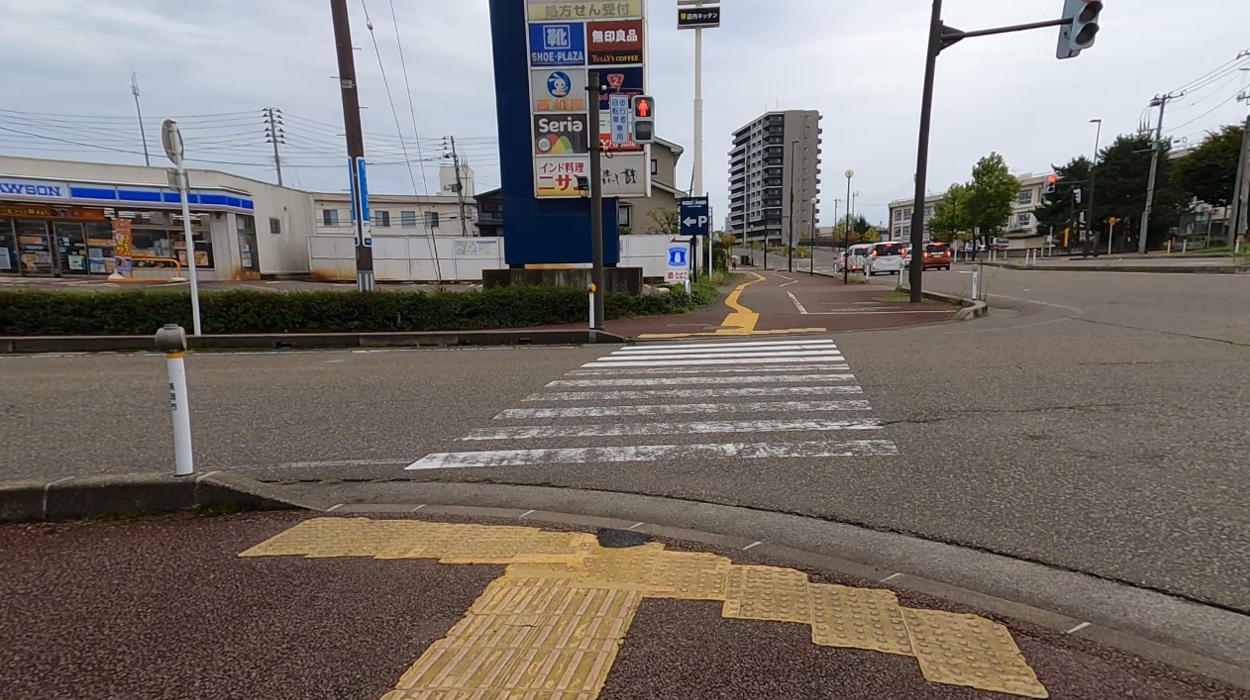
#> input picture Input/right1.png, 1250 x 700 px, found by its file name
$ python foe_seg.py
#> lines starting #> are read from the running program, lines starting #| are printed output that depends on the picture
import cv2
import numpy as np
import os

# ========= 設定 =========
IMG1_PATH = "Input/right1.png"
IMG2_PATH = "Input/right2.png"
OUTPUT_PATH = "Output/region_foe_result.png"

N_SUPERPIXELS = 400
MIN_POINTS = 25
STEP = 10


# ========= FOE 推定 (RANSAC) =========
def estimate_foe_ransac(points, flows, iterations=300, threshold=4.0):
    if len(points) < MIN_POINTS:
        return None

    lines = []
    for p, v in zip(points, flows):
        if np.linalg.norm(v) < 0.5:
            continue
        lines.append((p.astype(np.float64), v.astype(np.float64)))

    if len(lines) < MIN_POINTS:
        return None

    best_inliers = []
    best_point = None
    L = len(lines)

    for _ in range(iterations):
        i1, i2 = np.random.choice(L, 2, replace=False)
        p1, v1 = lines[i1]
        p2, v2 = lines[i2]

        A = np.array([[v1[0], -v2[0]],
                      [v1[1], -v2[1]]], dtype=np.float64)
        b = p2 - p1

        if np.linalg.matrix_rank(A) < 2:
            continue

        try:
            t = np.linalg.solve(A, b)
        except:
            continue

        foe = p1 + t[0] * v1

        inliers = []
        for p, v in lines:
            diff = foe - p
            cross = v[0] * diff[1] - v[1] * diff[0]
            dist = abs(cross) / (np.linalg.norm(v) + 1e-6)
            if dist < threshold:
                inliers.append((p, v))

        if len(inliers) > len(best_inliers):
            best_inliers = inliers
            best_point = foe

    return best_point


# ========= メイン =========
img1 = cv2.imread(IMG1_PATH)
#> img1 is the input picture: shape (700, 1250, 3); mean B, G, R 108.9, 114, 120.9
img2 = cv2.imread(IMG2_PATH)
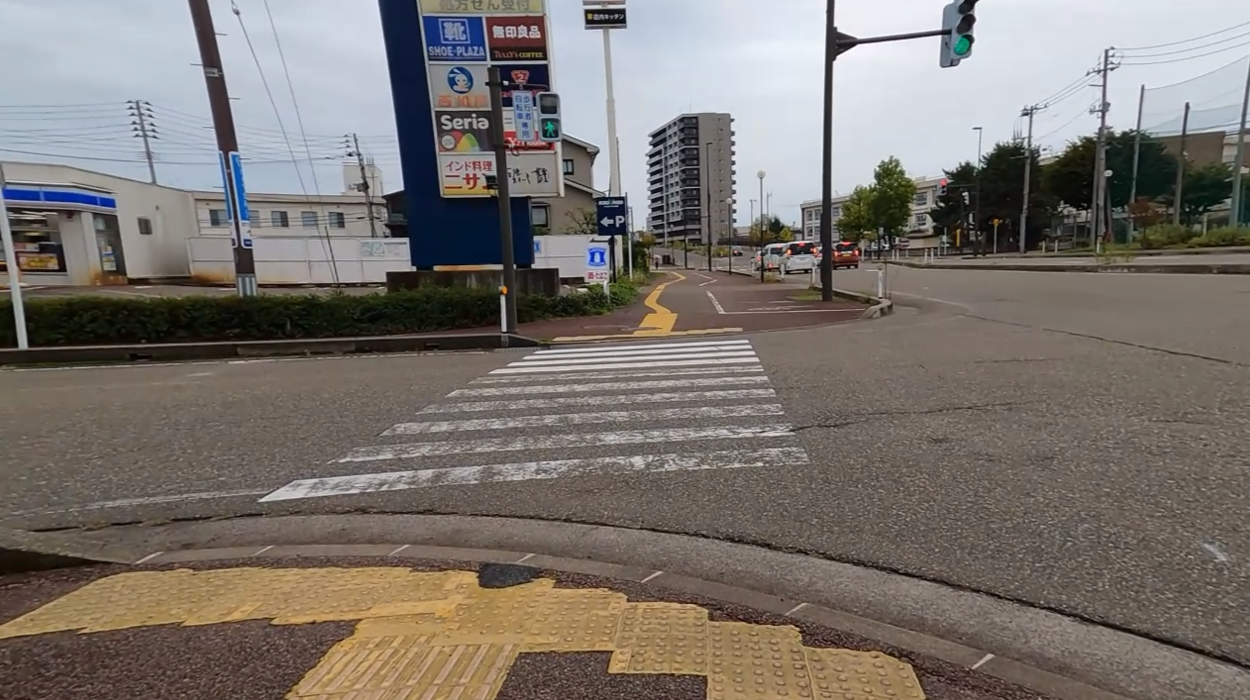
#> input picture Input/right2.png, 1250 x 700 px, found by its file name
#> img2 is the input picture: shape (700, 1250, 3); mean B, G, R 110.7, 116.1, 122.6

if img1 is None or img2 is None:
    raise RuntimeError("画像を読み込めません")

h, w = img1.shape[:2]
#> h = 700; w = 1250

gray1 = cv2.cvtColor(img1, cv2.COLOR_BGR2GRAY)
gray2 = cv2.cvtColor(img2, cv2.COLOR_BGR2GRAY)
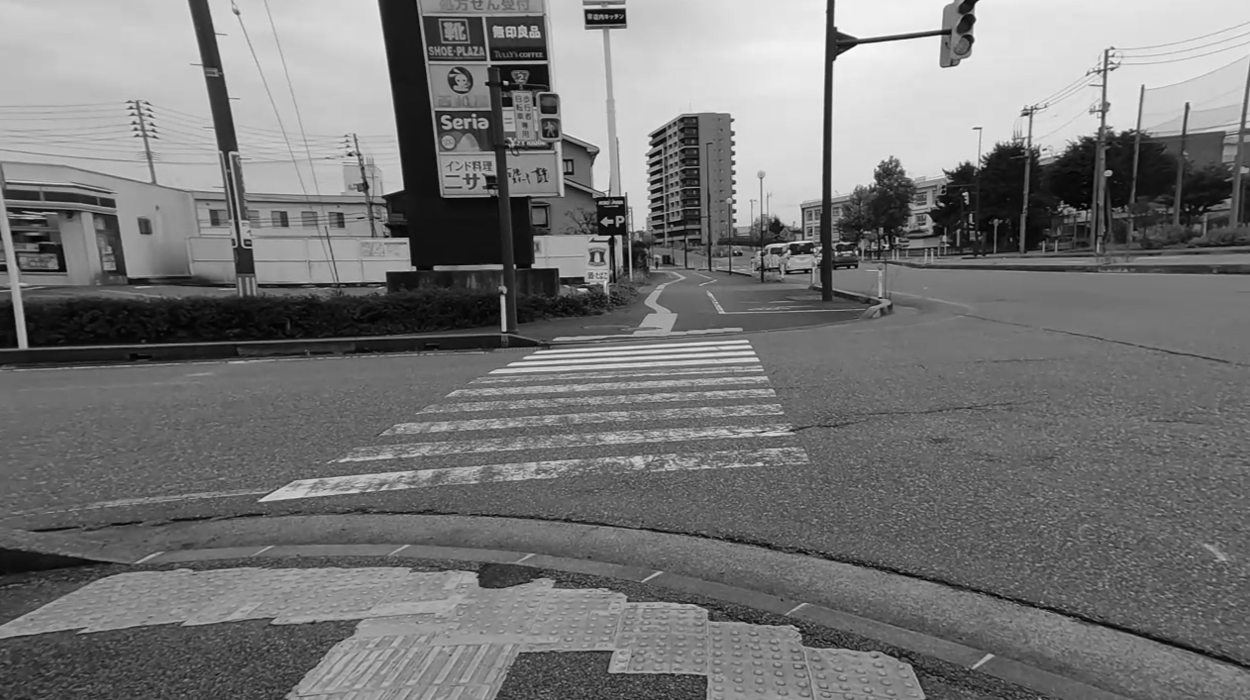
#> gray2: shape (700, 1250); min 0, max 254, mean 117.5

# ===== Optical Flow =====
flow = cv2.calcOpticalFlowFarneback(
    gray1, gray2, None,
    0.5, 3, 15, 3, 5, 1.2, 0
)

# ===== SLIC Superpixel =====
region_size = int(np.sqrt(h * w / N_SUPERPIXELS))
#> region_size = 46
slic = cv2.ximgproc.createSuperpixelSLIC(
    img2, algorithm=cv2.ximgproc.SLICO,
    region_size=region_size, ruler=10.0
)
slic.iterate(10)

labels = slic.getLabels()
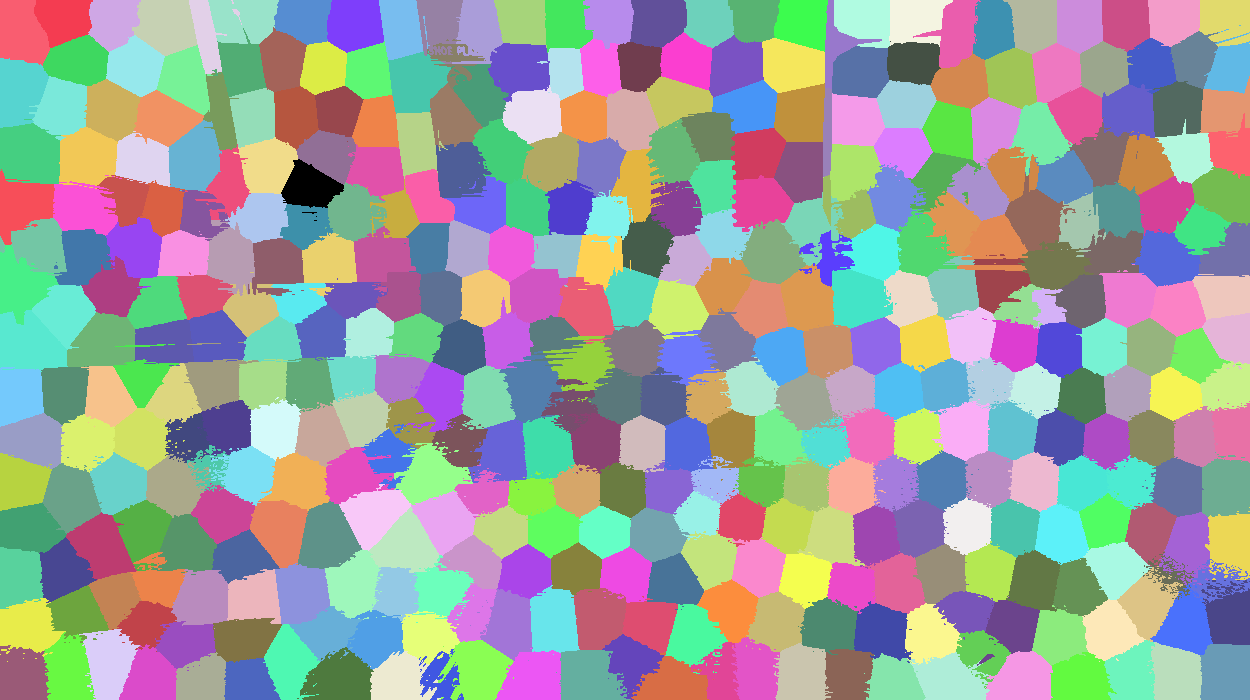
#> labels: shape (700, 1250) int32; 405 distinct labels, from 0 to 404; one colour per label, 0 black
num_labels = slic.getNumberOfSuperpixels()
#> num_labels = 405

vis = img2.copy()

# ===== SuperpixelごとのFOE =====
for label in range(num_labels):
    mask = (labels == label)
    ys, xs = np.where(mask)

    pts = []
    vecs = []

    for y, x in zip(ys[::STEP], xs[::STEP]):
        fx, fy = flow[y, x]
        if abs(fx) + abs(fy) < 0.5:
            continue
        pts.append([x, y])
        vecs.append([fx, fy])

    if len(pts) < MIN_POINTS:
        continue

    pts = np.array(pts)
    vecs = np.array(vecs)

#> (the run stopped early here; a loop or call above may not have finished)
